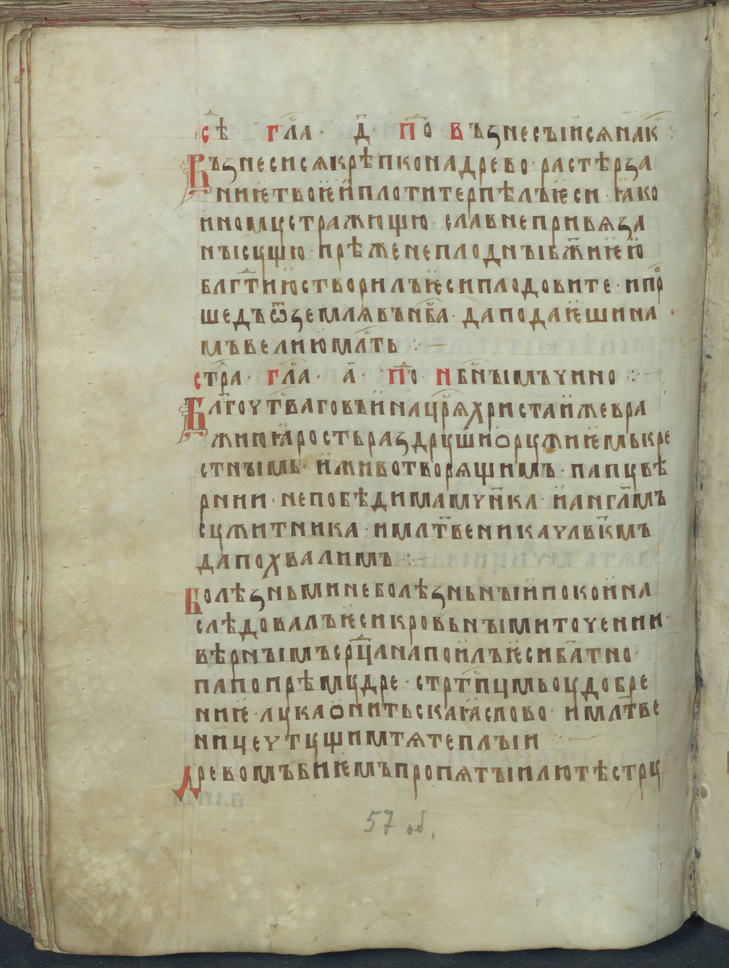
#> input picture 4sem/results/4.9/input/198_115.png, 729 x 968 px, shrunk from 3050 x 4050 before the run; its folder holds only this picture in this run
$ python main.py
#> lines starting #> are read from the running program, lines starting #| are printed output that depends on the picture; after the words box and inside, x2 and y2 are one past the last pixel; in counts of white or black regions, pixels touching at a corner belong together
from PIL import Image
import numpy as np
import random
from scipy import signal
import os

def semitone(image) :
  src = image.convert('RGB')
  image_arr = np.array(src)
  width, height = image.size
  new_image_arr = np.zeros(shape=(height, width))
  for x in range(width):
      for y in range(height):
          new_image_arr[y, x] = (image_arr[y, x, 0] + image_arr[y, x, 1] + image_arr[y, x, 2])/3
  new_image = Image.fromarray(new_image_arr.astype(np.uint8), 'L')
  return new_image

def get_pixel(pixel_grad, T) :
  if pixel_grad > T :
    return 255
  else :
    return 0

def Prewitt_algolitmn(image, T) :
  img = semitone(image)
  image_arr = np.array(img)
  mask_x = np.array([[-1, -1, -1, -1, -1],
                    [0, 0, 0, 0, 0],
                    [0, 0, 0, 0, 0],
                    [0, 0, 0, 0, 0],
                    [1, 1, 1, 1, 1]])
  mask_y = np.array([[-1, 0, 0, 0, 1],
                    [-1, 0, 0, 0, 1],
                    [-1, 0, 0, 0, 1],
                    [-1, 0, 0, 0, 1],
                    [-1, 0, 0, 0, 1]])
  #делаем свертку(порядок матриц важен!!!)
  G_x = signal.convolve2d(image_arr, mask_x, boundary='symm', mode='same')
  G_y = signal.convolve2d(image_arr, mask_y, boundary='symm', mode='same')
  #находим градиент
  grad = np.sqrt(np.square(G_x) + np.square(G_y))#возведение в квадрат поэлементное, а не матричное
  #нормализация градиента
  grad_norm = grad*(255/np.max(grad))
  for x in range(image_arr.shape[0]) :
    for y in range(image_arr.shape[1]) :
      image_arr[x, y] = get_pixel(grad_norm[x, y], T)
  new_image = Image.fromarray(image_arr.astype(np.uint8), 'L')
  return new_image

def test(*args) :
  current_dir = os.path.dirname(os.path.abspath(__file__))
  output_path = os.path.join(current_dir, 'output')
  input_path = os.path.join(current_dir, 'input')
  file_list = os.listdir(input_path)
  for arg in args :
     os.makedirs(f'{output_path}/T = {arg}')
  for file in file_list :
    for a in args :
        image = Image.open(f'{input_path}/{file}')
#> image is the input picture: PIL image 729x968 RGB; mean R, G, B 170.4, 166.5, 142.1
        img2 = Prewitt_algolitmn(image, a)
#> after the loop in semitone, `for x in range(width):`:
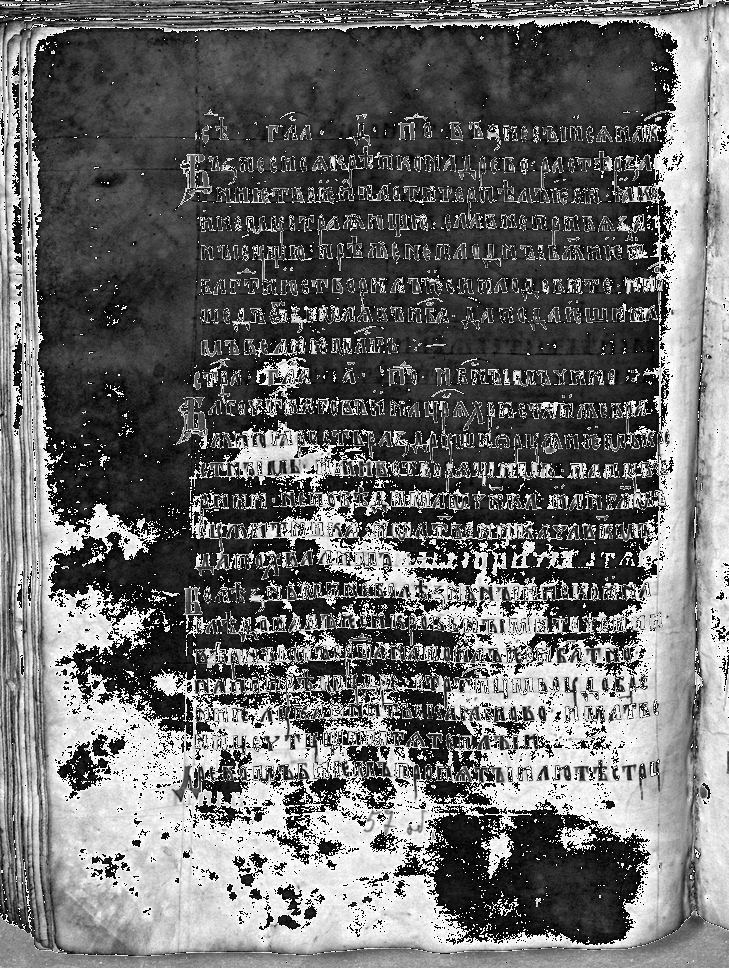
#> new_image_arr: shape (968, 729) float64; min 0, max 85, mean 35.7; drawn with min black and max white
#> in semitone, `new_image = Image.fromarray(new_image_arr.astype(np.uint8), 'L')`:
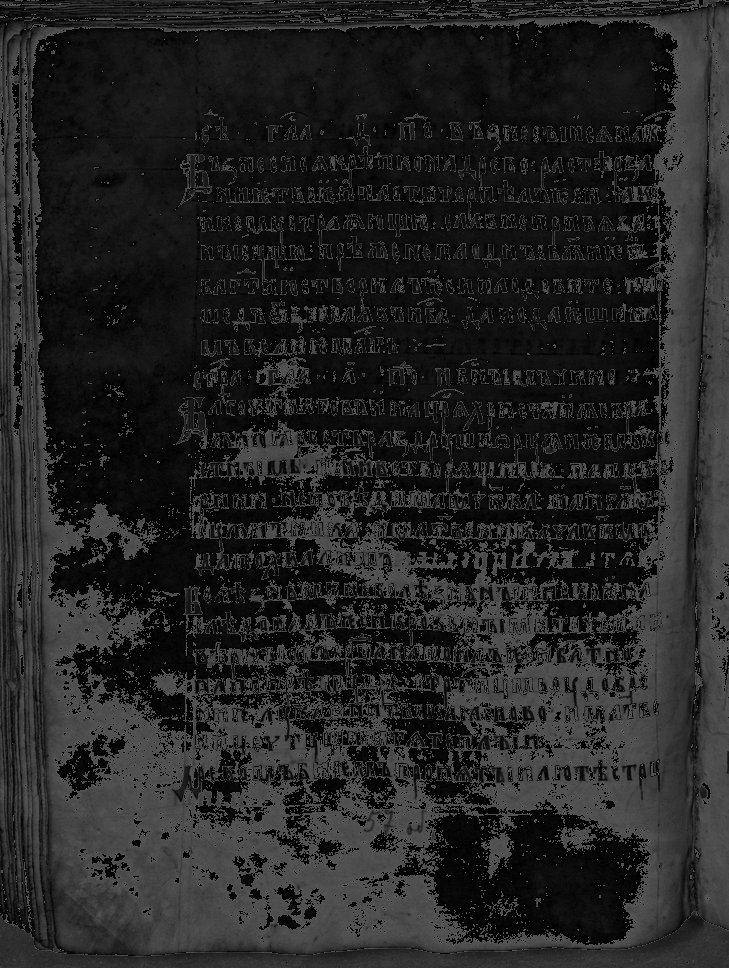
#> new_image: PIL image 729x968 L; min 0, max 85, mean 35.4
#> in Prewitt_algolitmn, `G_x = signal.convolve2d(image_arr, mask_x, boundary='symm', mode='same')`:
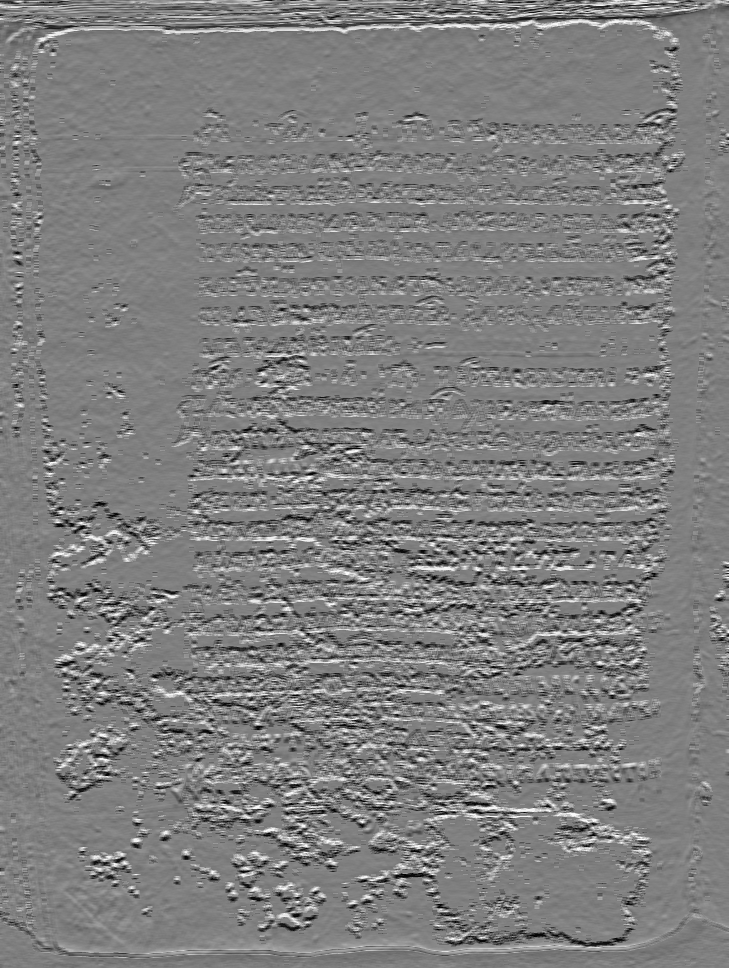
#> G_x: shape (968, 729) int64; min -416, max 417, mean -0.3; drawn with min black and max white
#> in Prewitt_algolitmn, `G_y = signal.convolve2d(image_arr, mask_y, boundary='symm', mode='same')`:
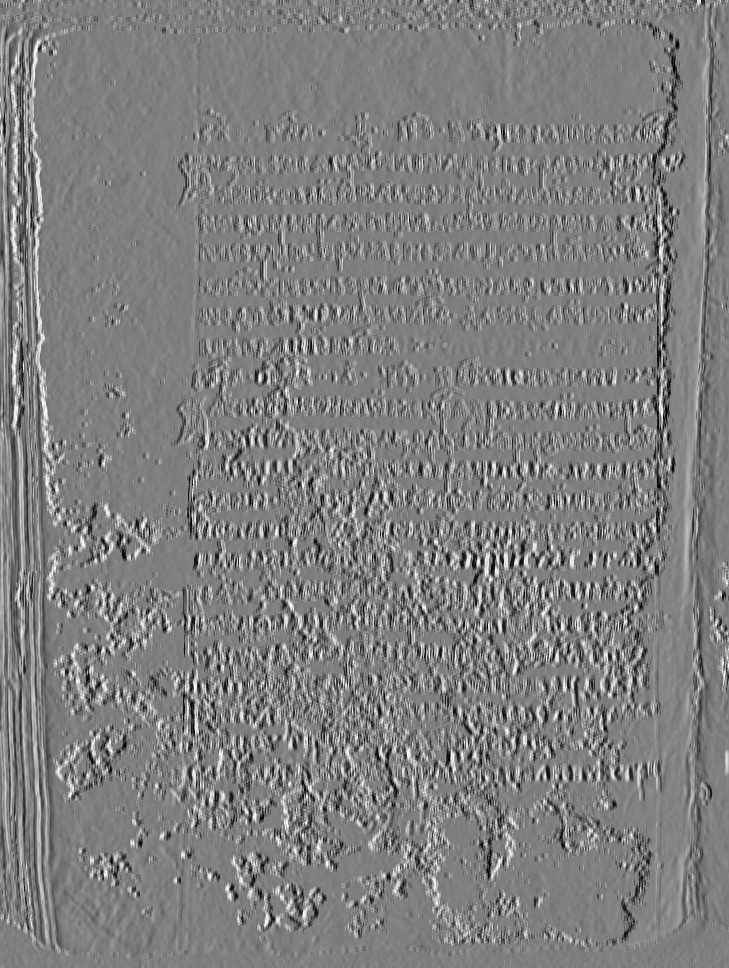
#> G_y: shape (968, 729) int64; min -417, max 417, mean -0.4; drawn with min black and max white
#> in Prewitt_algolitmn, `grad = np.sqrt(np.square(G_x) + np.square(G_y))#возведение в квадрат п..`:
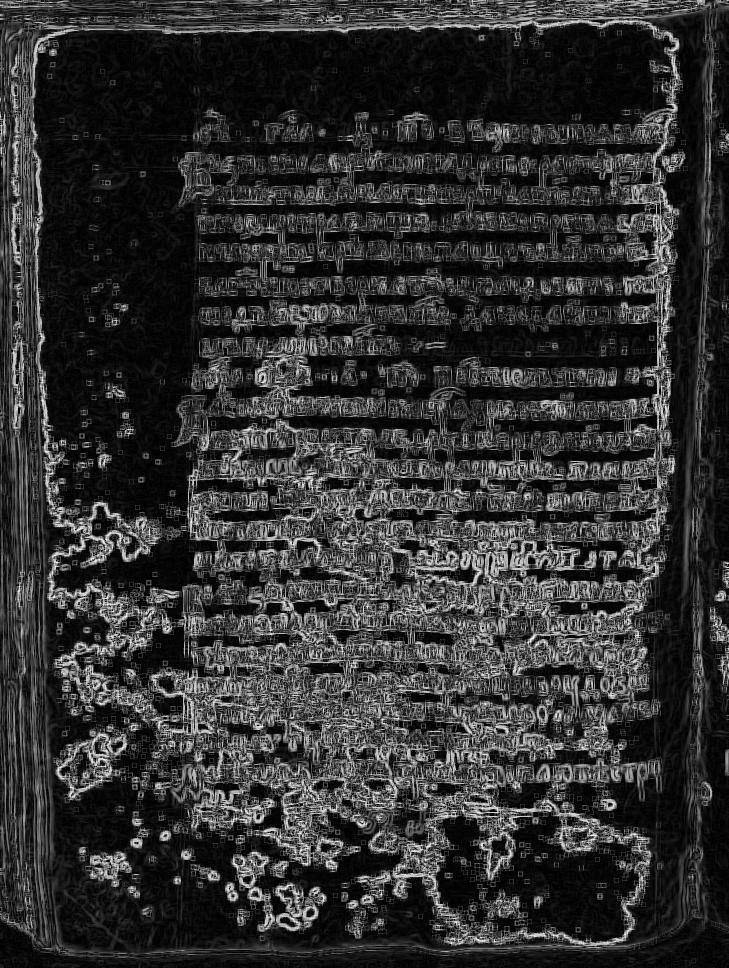
#> grad: shape (968, 729) float64; min 0, max 486.7, mean 94.8; drawn with min black and max white
#> after the loop in Prewitt_algolitmn, `for x in range(image_arr.shape[0]) :`:
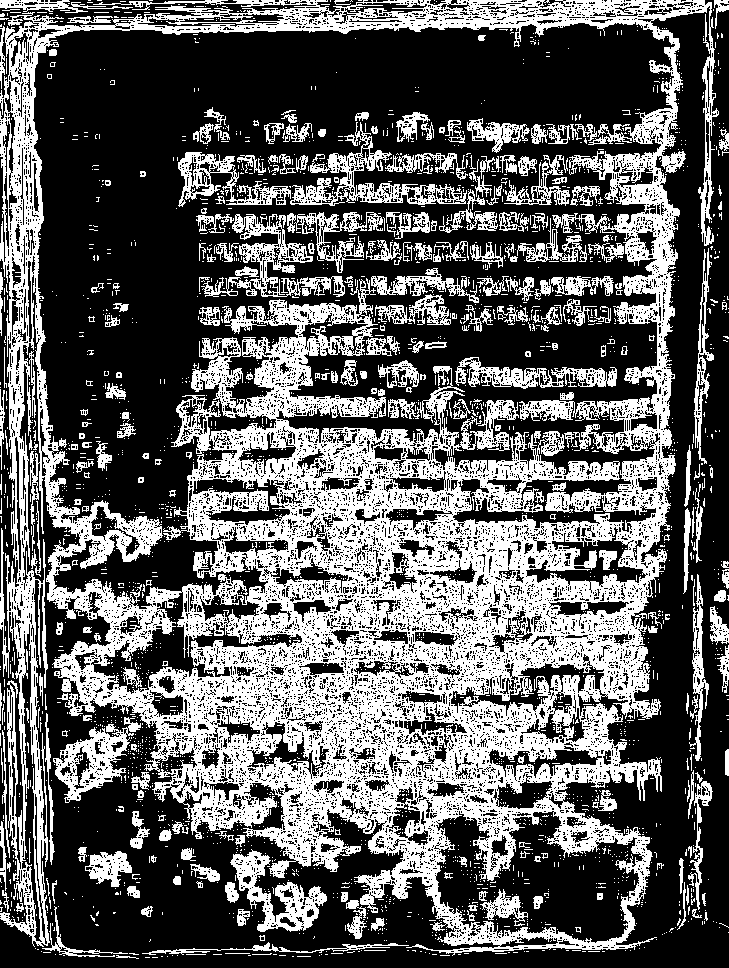
#> image_arr: shape (968, 729); 37% white; 2620 white regions (2336 under 20 px), largest, box (x1, y1, x2, y2) and area: (0, 0, 719, 956) 201320, (290, 122, 467, 206) 3287, (201, 214, 345, 297) 3097
        img2.save(f'{output_path}/T = {a}/{file}')

if __name__ == '__main__' :
   test(50)
